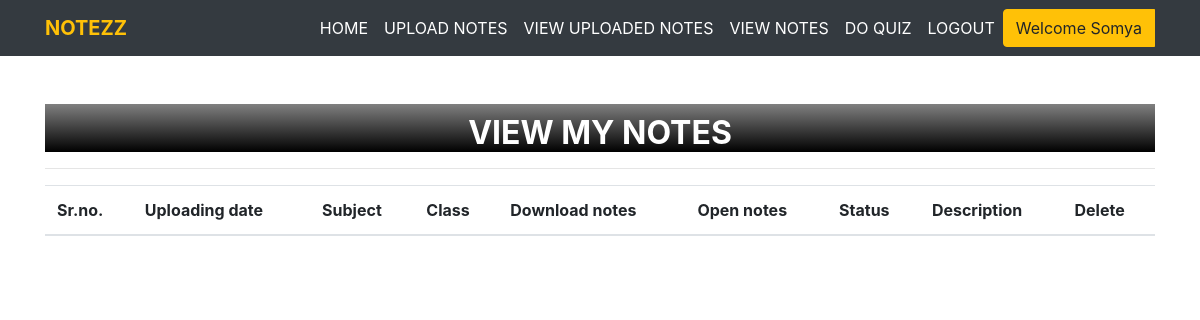
Before: /view_mynotes/ (signed in) with the older database file.
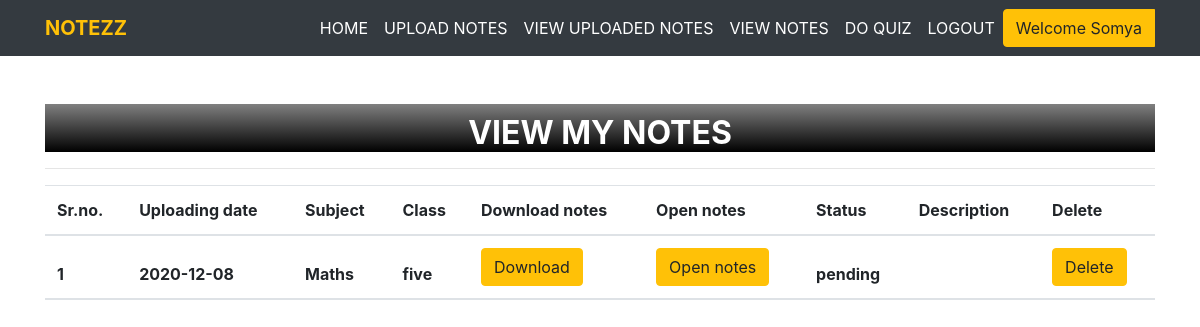
After: the same page with the newer database file.
### notes/models.py (models this page shows, shortened)
class Notes(models.Model):
    user = models.ForeignKey(User,on_delete=models.CASCADE,null=True)
    uploadingdate = models.CharField(max_length=10,null=True)
    branch = models.CharField(max_length=30,null=True)
    subject = models.CharField(max_length=30,null=True)
    notesfile = models.FileField(null=True)
    filetype = models.CharField(max_length=30,null=True)
    description = models.CharField(max_length=300,null=True)
    status = models.CharField(max_length=30,null=True)

### notes/views.py (the view)
# urls.py: path('view_mynotes/', view_mynotes, name='view_mynotes'),
def view_mynotes(request):
    if not request.user.is_authenticated:
        return redirect('login')
    user = User.objects.get(id=request.user.id)
    notes = Notes.objects.filter(user = user)
    d = {'notes':notes}
    return render(request, 'view_mynotes.html',d)

### notes/templates/view_mynotes.html (shortened to what this page needs)
{% extends 'user_nav.html' %}
{% load static %}
{% block body %}
<div class="container mt-5">
    <h2 class="doabout text-center"></i><b>VIEW MY NOTES</b></h2>
    <hr>
    <table class="table table=bordered" id="myTable">
        <thead>
            <tr>
                <th>Sr.no.</th>
                <th>Uploading date</th>
                <th>Subject</th>
                <th>Class</th>
                <th>Download notes</th>
                <th>Open notes</th>
                <th>Status</th>
                <th>Description</th>
                <th>Delete</th>
            </tr>
            {% for i in notes %}
            <tr>
                <th>{{ forloop.counter }}</th>
                <th>{{ i.uploadingdate }}</th>
                <th>{{ i.subject }}</th>
                <th>{{ i.branch }}</th>
                <th><a href="{{ i.notesfile.url }}" class="btn btn-warning" download>Download</a></th>
                <th><a href="{{ i.notesfile.url }}" class="btn btn-warning">Open notes</a></th>
                <th>{{ i.status }}</th>
                <th>{{ i.description }}</th>
                <th><a href="{% url 'delete_mynotes' i.id %}" class="btn btn-warning" onclick="return confirm('Do you really want to delete notes?')">Delete</a></th>
            </tr>
            {% endfor %}
        </thead>
    </table>
</div>
{% endblock %}

Changed rows visible on the page:
now on this page (row edited): Notes: uploadingdate "2020-12-08", subject "Maths", branch "five", status "pending"
